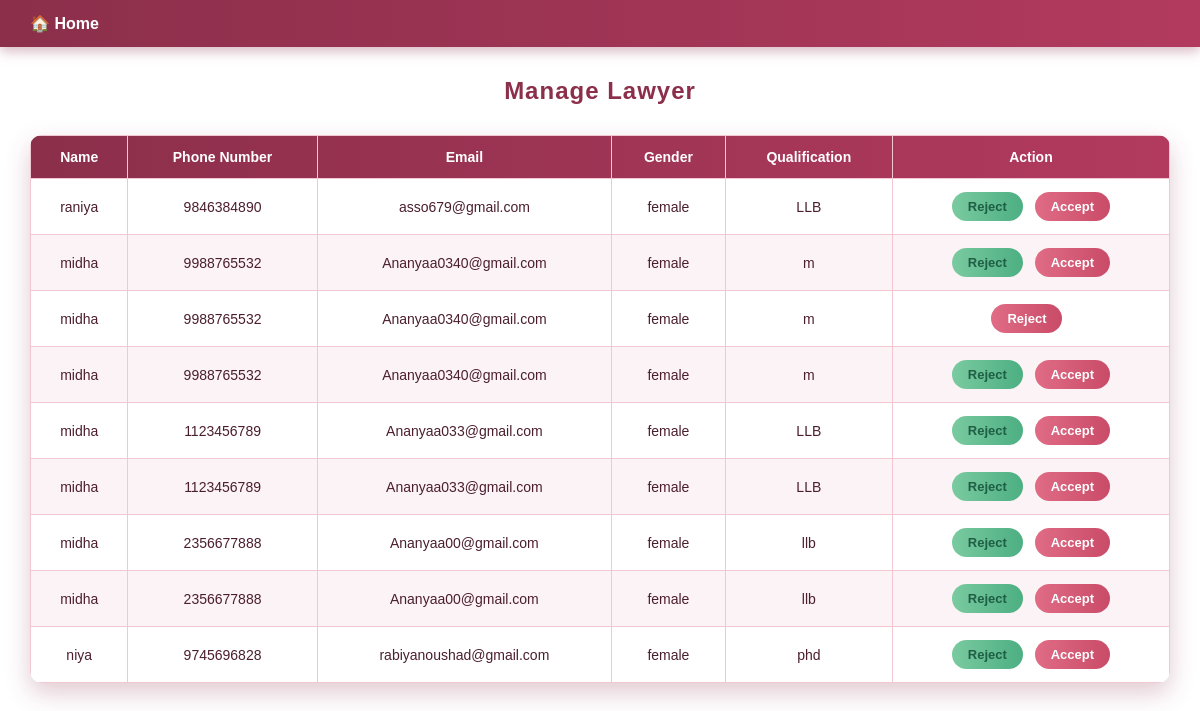
Page /viewlawyer on the committed database.
### Womencare/models.py (models this page shows)
class LawyerTable(models.Model):
    login_id=models.ForeignKey(LoginTable,on_delete=models.CASCADE,null=True,blank=True)
    Name=models.CharField(max_length=100,null=True,blank=True)
    Phone_number=models.BigIntegerField()
    Email=models.CharField(max_length=100,null=True,blank=True)
    Gender=models.CharField(max_length=15,null=True,blank=True)
    Qualification=models.CharField(max_length=100,null=True,blank=True)

### Womencare/views.py (the view)
# urls.py: path('viewlawyer', lawyerPage.as_view(), name='viewlawyer'),
class lawyerPage(View):
    def get(self, request):
        obj=LawyerTable.objects.all()
        return render(request, 'administration/viewlawyer.html',{'val':obj})

### templates/administration/viewlawyer.html (shortened to what this page needs)
<!DOCTYPE html>
<html>
<head>
</head>
<body>
    <div class="navbar">
        <a href="/Admin_home">🏠 Home</a>
    </div>
    <h2>Manage Lawyer</h2>
    <table>
        <thead>
            <tr>
                <th>Name</th>
                <th>Phone Number</th>
                <th>Email</th>
                <th>Gender</th>
                <th>Qualification</th>
                <th>Action</th>
            </tr>
        </thead>
        <tbody>
            {% for i in val %}
            <tr>
                <td>{{ i.Name }}</td>
                <td>{{ i.Phone_number }}</td>
                <td>{{ i.Email }}</td>
                <td>{{ i.Gender }}</td>
                <td>{{ i.Qualification }}</td>
                <td>
                     {% if i.login_id.Status == 'Lawyer' %}
                <button onclick="window.location='/RejectLawyer/{{ i.id }}'">Reject</button>
                {% elif i.login_id.Status == 'Rejected' %}
                <button onclick="window.location='/AcceptLawyer/{{ i.id }}'">Accept</button>
                {% else %}
                <button onclick="window.location='/RejectLawyer/{{ i.id }}'">Reject</button>
                <button onclick="window.location='/AcceptLawyer/{{ i.id }}'">Accept</button>
                {% endif %}
                </td>
            </tr>
            {% endfor %}
        </tbody>
    </table>
</body>
</html>

### templates/administration/viewlawyer.html (style rules this page uses)
body { font-family: Arial, Helvetica, sans-serif; background: linear-gradient(to bottom, #fdecef, #f8d7df); padding: 0; margin: 0; color: #4b1e2f; background-image: url(https://st2.depositphotos.com/1605581/6364/i/950/depositphotos_63648405-stock-photo-abstract-pink-background-design.jpg); background-repeat: no-repeat; background-size: cover; height: 84vh; }
.navbar { background: linear-gradient(to right, #8b2f4b, #b23a5f); padding: 14px 30px; box-shadow: 0 4px 12px rgba(139, 47, 75, 0.35); }
.navbar a { color: #ffffff; text-decoration: none; font-weight: bold; font-size: 16px; display: inline-flex; align-items: center; gap: 8px; }
h2 { text-align: center; margin: 30px 0; color: #8b2f4b; letter-spacing: 1px; }
table { width: 95%; margin: auto; border-collapse: collapse; background-color: #ffffff; border-radius: 12px; overflow: hidden; box-shadow: 0 10px 24px rgba(139, 47, 75, 0.25); }
thead { background: linear-gradient(to right, #8b2f4b, #b23a5f); color: #ffffff; }
th, td { padding: 13px; text-align: center; border: 1px solid #f1c7d2; font-size: 14px; }
tr:nth-child(even) { background-color: #fcf3f6; }
button { padding: 7px 16px; border: none; border-radius: 20px; font-weight: bold; cursor: pointer; font-size: 13px; transition: 0.3s ease; }
button:first-child { background: linear-gradient(to right, #7acaa0, #4caf82); color: #1f5e44; margin-right: 8px; }
button:last-child { background: linear-gradient(to right, #e06c86, #c94b67); color: #ffffff; }

### rows in the picture
LawyerTable: Name "raniya", Phone_number "9846384890", Email "asso679@gmail.com", Gender "female", Qualification "LLB"
LawyerTable: Name "midha", Phone_number "9988765532", Email "Ananyaa0340@gmail.com", Gender "female", Qualification "m"
LawyerTable: Name "midha", Phone_number "9988765532", Email "Ananyaa0340@gmail.com", Gender "female", Qualification "m"
LawyerTable: Name "midha", Phone_number "9988765532", Email "Ananyaa0340@gmail.com", Gender "female", Qualification "m"
LawyerTable: Name "midha", Phone_number "1123456789", Email "Ananyaa033@gmail.com", Gender "female", Qualification "LLB"
LawyerTable: Name "midha", Phone_number "1123456789", Email "Ananyaa033@gmail.com", Gender "female", Qualification "LLB"
LawyerTable: Name "midha", Phone_number "2356677888", Email "Ananyaa00@gmail.com", Gender "female", Qualification "llb"
LawyerTable: Name "midha", Phone_number "2356677888", Email "Ananyaa00@gmail.com", Gender "female", Qualification "llb"
LawyerTable: Name "niya", Phone_number "9745696828", Email "rabiyanoushad@gmail.com", Gender "female", Qualification "phd"
